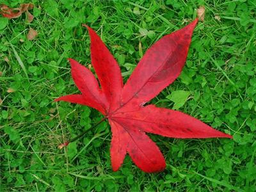
#> input picture hw1/part2/testdata/1.png, 256 x 192 px, shrunk from 400 x 300 before the run
$ python main.py
#> lines starting #> are read from the running program, lines starting #| are printed output that depends on the picture
### hw1/part2/JBF.py
from curses import window
import numpy as np
import cv2
import time

def G_s(p,q,sigma):
    return np.exp(-(((p[0]-q[0])**2+(p[1]-q[1])**2)/(2*sigma^2)))
# [5 lines left out: function G_r, not called in this run]
class Joint_bilateral_filter(object):
    def __init__(self, sigma_s, sigma_r):
        self.sigma_r = sigma_r
        self.sigma_s = sigma_s
        self.wndw_size = 6*sigma_s+1
        self.pad_w = 3*sigma_s

    def joint_bilateral_filter(self, img, guidance):
        BORDER_TYPE = cv2.BORDER_REFLECT
        padded_img = cv2.copyMakeBorder(img, self.pad_w, self.pad_w, self.pad_w, self.pad_w, BORDER_TYPE).astype(np.int32)
        padded_guidance = cv2.copyMakeBorder(guidance, self.pad_w, self.pad_w, self.pad_w, self.pad_w, BORDER_TYPE).astype(np.int32)
        ### TODO ###
        T = padded_guidance/255
        output = np.zeros(img.shape)
        # for k in range(output.shape[2]):
        for i in range(output.shape[0]):
            for j in range(output.shape[1]):
                y, x = np.mgrid[-self.pad_w:self.pad_w+1, -self.pad_w:self.pad_w+1]
                ker_s = np.exp(-(y**2+x**2)/(2*((self.sigma_s)**2)))
                if len(guidance.shape)==2:
                    ker_r = np.exp(-((np.ones((self.wndw_size,self.wndw_size))*T[self.pad_w+i,self.pad_w+j]-T[i:2*self.pad_w+1+i,j:2*self.pad_w+1+j])**2)/(2*self.sigma_r**2))
                else:
                    ker_r = np.exp(-((np.ones((self.wndw_size,self.wndw_size))*T[self.pad_w+i,self.pad_w+j,0]-T[i:2*self.pad_w+1+i,j:2*self.pad_w+1+j,0])**2)/(2*self.sigma_r**2)) * \
                        np.exp(-((np.ones((self.wndw_size,self.wndw_size))*T[self.pad_w+i,self.pad_w+j,1]-T[i:2*self.pad_w+1+i,j:2*self.pad_w+1+j,1])**2)/(2*self.sigma_r**2)) * \
                        np.exp(-((np.ones((self.wndw_size,self.wndw_size))*T[self.pad_w+i,self.pad_w+j,2]-T[i:2*self.pad_w+1+i,j:2*self.pad_w+1+j,2])**2)/(2*self.sigma_r**2))
                ker = np.multiply(ker_s,ker_r)
                ker = ker/ker.sum()
                output[i,j,:] = np.multiply(np.dstack((ker,ker,ker)), padded_img[i:i+2*self.pad_w+1,j:j+2*self.pad_w+1,:]).sum(axis=0).sum(axis=0)

        return np.clip(output, 0, 255).astype(np.uint8)

### hw1/part2/main.py
import numpy as np
import cv2
import argparse
import os
from JBF import Joint_bilateral_filter

def get_txt(path):
    txt_info = []
    with open(path) as f:
        for count, line in enumerate(f.readlines()):
            s = line.split(',')
            txt_info.append([i.replace('\n','') for i in s])
    RGB = txt_info[1:-1]
    sigma = txt_info[-1]
    return RGB, sigma

def compute_cost(img, RGB, sigma):
    img_rgb = cv2.cvtColor(img, cv2.COLOR_BGR2RGB)

    for r, g, b in RGB:
        if (float(r),float(g),float(b)) == (0.1, 0, 0.9):
            # guidance = cv2.cvtColor(img, cv2.COLOR_BGR2GRAY)
            guidance = img_rgb[:,:,0] * float(r) + img_rgb[:,:,1] * float(g) + img_rgb[:,:,2] * float(b)
            # create JBF class
            JBF = Joint_bilateral_filter(int(sigma[1]), float(sigma[3]))

            bf_out = JBF.joint_bilateral_filter(img, img).astype(np.uint8)
            jbf_out = JBF.joint_bilateral_filter(img, guidance).astype(np.uint8)

            cv2.imwrite('gray_scale1.png', guidance)
            cv2.imwrite('filtered_rgb1.png', jbf_out)


            cost = np.sum(np.abs(jbf_out.astype('int32')-bf_out.astype('int32')))

            print(f"R: {r},G: {g},B: {b}.Cost: {cost}")
    # [7 lines of commented-out code are left out]

def main():
    parser = argparse.ArgumentParser(description='main function of joint bilateral filter')
    parser.add_argument('--image_path', default='./testdata/1.png', help='path to input image')
    parser.add_argument('--setting_path', default='./testdata/1_setting.txt', help='path to setting file')
    args = parser.parse_args()

    img = cv2.imread(args.image_path)
#> img is the input picture: shape (192, 256, 3); mean B, G, R 36.2, 102.2, 81.8
    img_rgb = cv2.cvtColor(img,cv2.COLOR_BGR2RGB)
    img_gray = cv2.cvtColor(img,cv2.COLOR_BGR2GRAY)
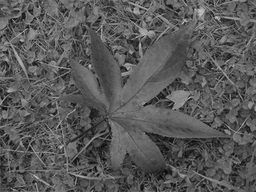
#> img_gray: shape (192, 256); min 6, max 202, mean 88.5

    ### TODO ###
    img = cv2.imread(args.image_path)


    print(args.setting_path)
    RGB, sigma = get_txt(args.setting_path)
#> (reads hw1/part2/testdata/1_setting.txt from the repository)
    compute_cost(img, RGB, sigma)
#> the loop in compute_cost, `for r, g, b in RGB:` made 5 passes
#> cost on pass 3: 731359
#| R: 0.1,G: 0.0,B: 0.9.Cost: 731359
#> pass 3, in compute_cost, `guidance = img_rgb[:,:,0] * float(r) + img_rgb[:,:,1] * float(g) + img..`:
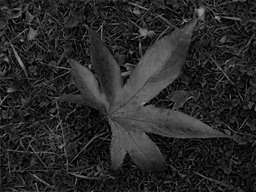
#> guidance: shape (192, 256) float64; min 0, max 159.7, mean 40.8
#> pass 3, in joint_bilateral_filter, `padded_img = cv2.copyMakeBorder(img, self.pad_w, self.pad_w, self.pad_..`:
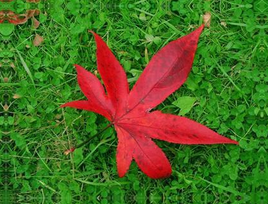
#> padded_img: shape (204, 268, 3) int32; mean B, G, R 35.7, 103.8, 78.4


if __name__ == '__main__':
    main()
